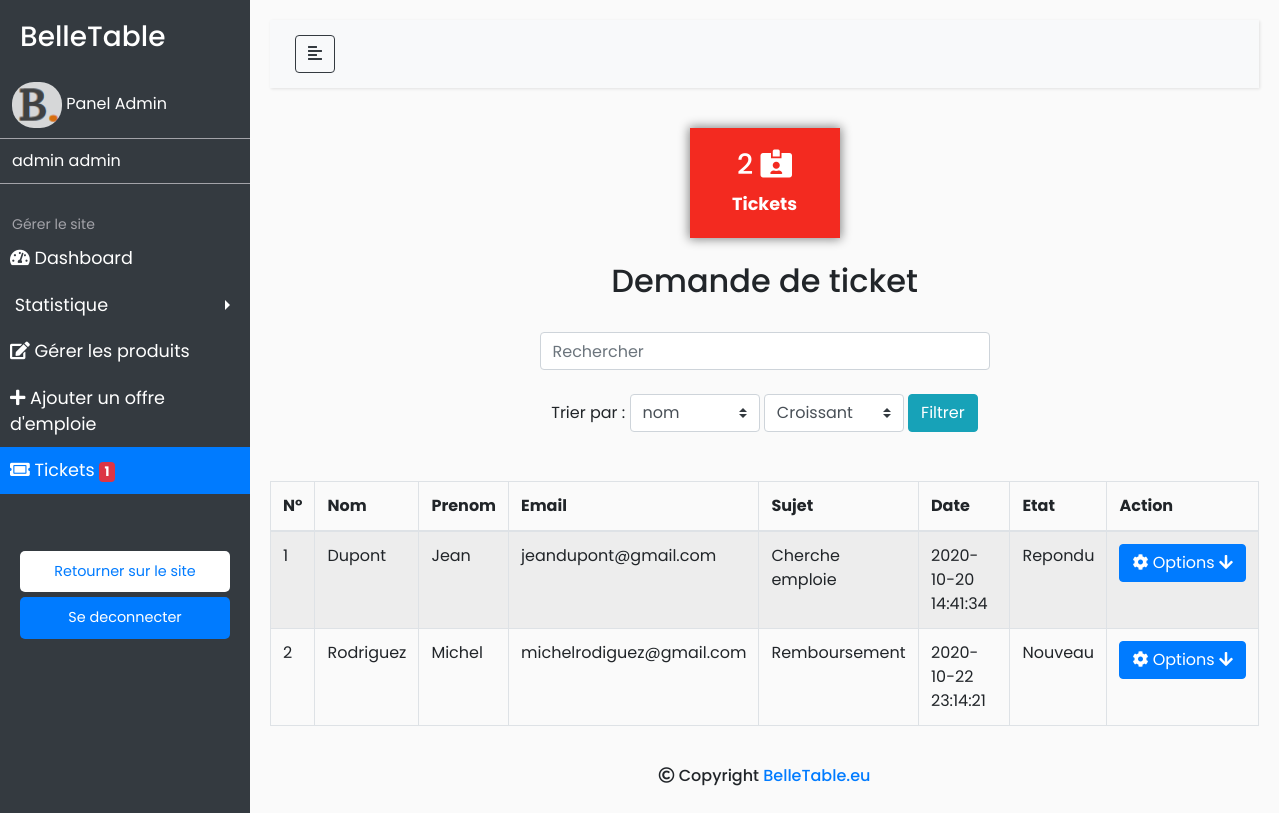
/admin/tickets.php (signed in), run on an earlier commit of the app's database.
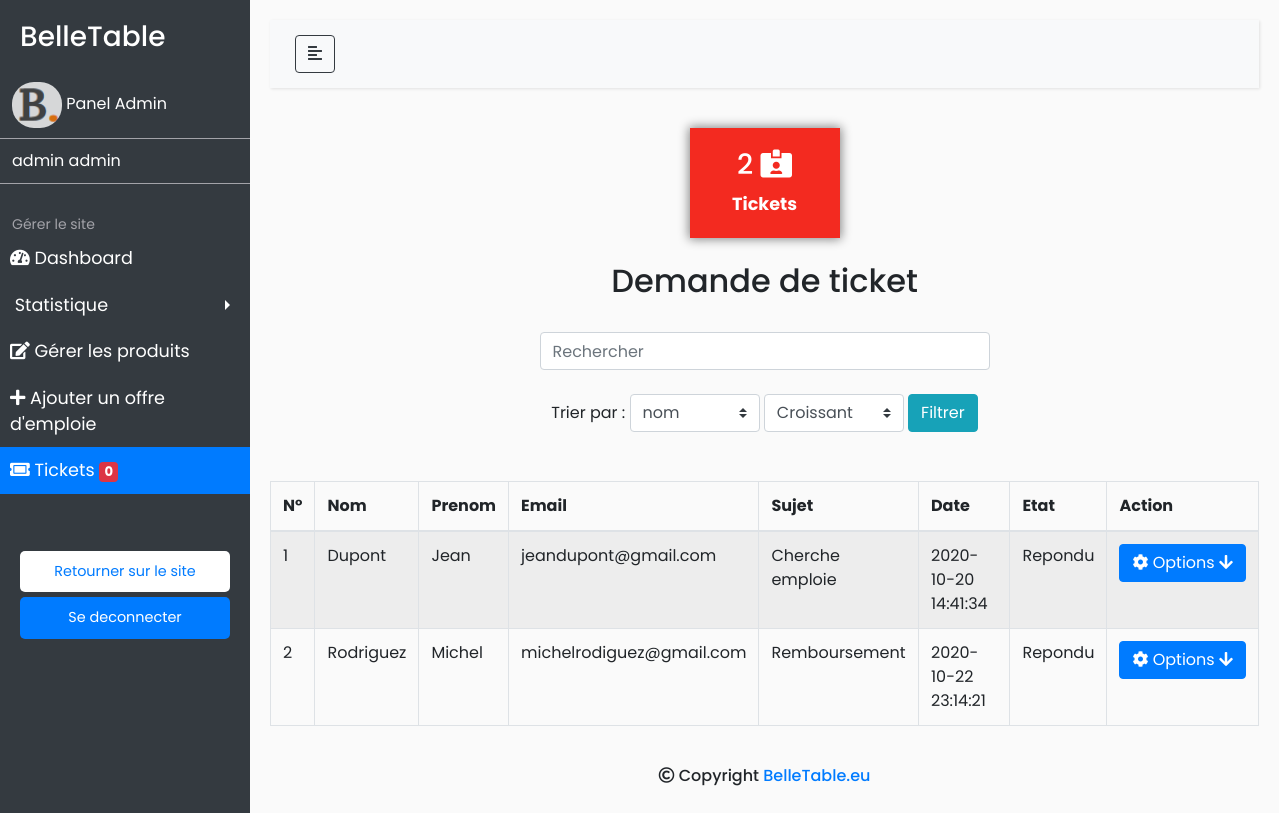
And on a later commit of the database.
### tables this page shows
CREATE TABLE IF NOT EXISTS `contact` (
  `id` int(11) NOT NULL AUTO_INCREMENT,
  `nom` varchar(120) NOT NULL,
  `prenom` varchar(120) NOT NULL,
  `email` varchar(120) NOT NULL,
  `sujet` varchar(120) NOT NULL,
  `message` text NOT NULL,
  `date_creation` datetime NOT NULL,
  `etat` varchar(120) NOT NULL,
  PRIMARY KEY (`id`)
);

### admin/tickets.php (the view, shortened to what this page needs)
<!DOCTYPE html>
<html>
<head>
    <?php
      require_once("include/en-tete.php");
    ?>
    <?php
      $req = "SELECT * FROM contact" ;
      $requete = mysqli_query($bdd,$req);
    ?>
</head>
<body>
  <?php include("include/menu.php"); ?>
  <div id="content">
    <nav class="navbar navbar-expand-lg navbar-light bg-light">
        <div class="container-fluid">
            <button type="button" id="sidebarCollapse" class="btn btn-outline-dark">
                <i class="fas fa-align-left"></i>
            </button>
        </div>
    </nav>
    <div align="center">
      <div class="info-box box4" style="width: 150px; height: 110px;">
        <div class="text-box">
          <h3><?php $countUtilisateur = "SELECT count(id) FROM contact"; $reqNbUtilisateur = mysqli_query($bdd,$countUtilisateur); $nbUser = mysqli_fetch_assoc($reqNbUtilisateur); echo $nbUser['count(id)']; ?> <i class="fas fa-id-card-alt"></i></h3>
          <p>Tickets</p>
        </div>
      </div>
    </div>
    <br>
    <center>
      <h2>
        <?php if(@$filtre): ?>
          Recherche <?php if($critere=="email" || $critere == "etat"): ?> de l'<?php else: ?> du <?php endif; ?><?php echo $critere ; ?>
        <?php elseif(@$_GET['etat']): ?>
          Modification de l'etat
        <?php else: ?>
          Demande de ticket
        <?php endif; ?>
      </h2>
    </center>
    <?php if(!isset($_GET['etat'])): ?>
      <?php if(!isset($modifier) && !isset($_GET['action'])): ?>
        <center>
          <br>
          <form action="" method="post">
            <input type="text" class="form-control" style="width: 450px;" placeholder="Rechercher" name="search">
            <br>
            <label for="critere"> Trier par : </label>
            <select name="critere" class="custom-select" id="critere" style="width: 130px;">
              <option value="nom"> nom </option>
            </select>
            <select name="tri" class="custom-select" style="width: 140px;">
              <option value="ASC">Croissant</option>
            </select>
            <input type="submit" class="btn btn-info" value="Filtrer" name="monBoutonTri"> <br><br><br>
          </form>
        </center>
      <?php endif; ?>
      <div class="table-responsive" >
        <table class="table table-hover table-striped table-bordered table-sm-responsive">
          <thead>
            <tr>
              <th>N°</th>
              <th>Nom</th>
              <th>Prenom</th>
              <th>Email</th>
              <th>Sujet</th>
              <th>Date</th>
              <th>Etat</th>
              <th>Action</th>
            </tr>
          </thead>
          <tbody>
            <?php $i = 0 ; ?>
            <?php while ($userInfo = mysqli_fetch_assoc($requete)): ?>
              <tr> <?php $i++; ?>
                <td><?php echo $i; ?></td>
                <td><?php echo $userInfo['nom']; ?></td>
                <td><?php echo $userInfo['prenom']; ?></td>
                <td><?php echo $userInfo['email']; ?></td>
                <td><?php echo $userInfo['sujet']; ?></td>
                <td><?php echo $userInfo['date_creation']; ?></td>
                <td><?php echo $userInfo['etat']; ?></td>
                <td>
                  <div class="dropdown">
                    <button class="btn btn-primary" type="button" id="dropdownMenu1" data-toggle="dropdown" aria-haspopup="true" aria-expanded="false"><i class="fas fa-cog"></i> Options <i class="fas fa-arrow-down"></i> </button>
                  </div>
                </td>
              </tr>
            <?php endwhile; ?>
          </tbody>
        </table>
      </div>
    <?php endif; ?>
    <br>
    <?php include("include/footer.php"); ?>
  </div>
</body>
</html>

What changed in the data, as far as the page shows it:
changed contact "Rodriguez": etat "Nouveau" → "Repondu"
Also different on the page:
text no longer shown: "1"
text now shown: "0"
